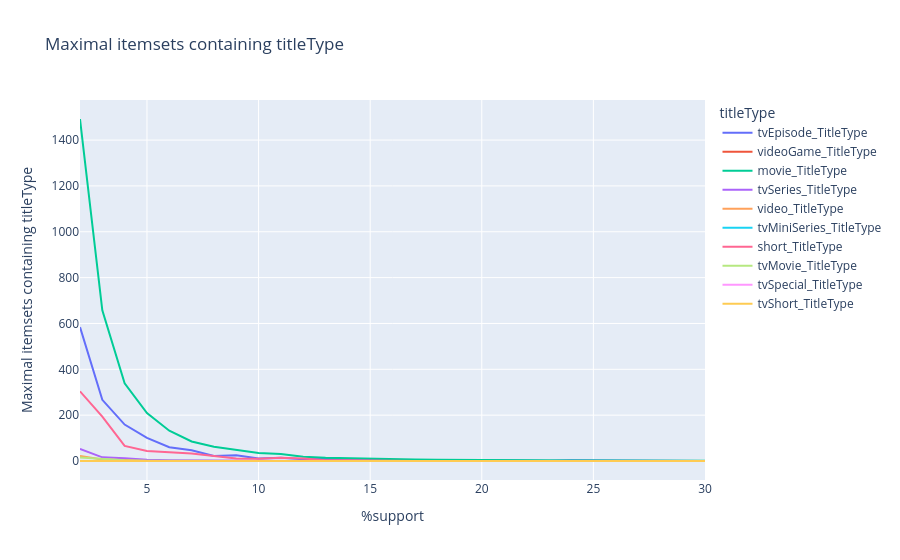

The notebook cell saved with this chart:
### Code cell
x = np.arange(min_sup, max_supp)
fig = go.Figure()

for tt in title_types:
    fig.add_trace(go.Scatter(x=x, y=results[tt], mode='lines', name=tt))

fig.update_layout(
    title="Maximal itemsets containing titleType",
    xaxis_title="%support",
    yaxis_title="Maximal itemsets containing titleType",
    legend_title="titleType"
)
fig.show()

### Figure 1 — Plotly figure (JSON) as saved in the notebook; plotly's stock layout.template omitted (floating-point values rounded to 4 significant figures)
{"data": [{"mode": "lines", "name": "tvEpisode_TitleType", "type": "scatter", "x": [2, 3, 4, 5, 6, 7, 8, 9, 10, 11, 12, 13, 14, 15, 16, 17, 18, 19, 20, 21, 22, 23, 24, 25, 26, 27, 28, 29, 30], "y": [584, 267, 159, 101, 60, 47, 22, 25, 11, 14, 8, 10, 8, 8, 4, 2, 1, 4, 3, 2, 2, 1, 3, 2, 1, 2, 1, 0, 0]}, {"mode": "lines", "name": "videoGame_TitleType", "type": "scatter", "x": [2, 3, 4, 5, 6, 7, 8, 9, 10, 11, 12, 13, 14, 15, 16, 17, 18, 19, 20, 21, 22, 23, 24, 25, 26, 27, 28, 29, 30], "y": [0, 0, 0, 0, 0, 0, 0, 0, 0, 0, 0, 0, 0, 0, 0, 0, 0, 0, 0, 0, 0, 0, 0, 0, 0, 0, 0, 0, 0]}, {"mode": "lines", "name": "movie_TitleType", "type": "scatter", "x": [2, 3, 4, 5, 6, 7, 8, 9, 10, 11, 12, 13, 14, 15, 16, 17, 18, 19, 20, 21, 22, 23, 24, 25, 26, 27, 28, 29, 30], "y": [1492, 657, 339, 209, 132, 85, 62, 50, 35, 31, 19, 14, 13, 12, 10, 7, 5, 4, 6, 3, 2, 2, 2, 2, 2, 2, 1, 1, 1]}, {"mode": "lines", "name": "tvSeries_TitleType", "type": "scatter", "x": [2, 3, 4, 5, 6, 7, 8, 9, 10, 11, 12, 13, 14, 15, 16, 17, 18, 19, 20, 21, 22, 23, 24, 25, 26, 27, 28, 29, 30], "y": [53, 16, 12, 5, 3, 2, 1, 0, 0, 0, 0, 0, 0, 0, 0, 0, 0, 0, 0, 0, 0, 0, 0, 0, 0, 0, 0, 0, 0]}, {"mode": "lines", "name": "video_TitleType", "type": "scatter", "x": [2, 3, 4, 5, 6, 7, 8, 9, 10, 11, 12, 13, 14, 15, 16, 17, 18, 19, 20, 21, 22, 23, 24, 25, 26, 27, 28, 29, 30], "y": [22, 7, 4, 0, 0, 0, 0, 0, 0, 0, 0, 0, 0, 0, 0, 0, 0, 0, 0, 0, 0, 0, 0, 0, 0, 0, 0, 0, 0]}, {"mode": "lines", "name": "tvMiniSeries_TitleType", "type": "scatter", "x": [2, 3, 4, 5, 6, 7, 8, 9, 10, 11, 12, 13, 14, 15, 16, 17, 18, 19, 20, 21, 22, 23, 24, 25, 26, 27, 28, 29, 30], "y": [0, 0, 0, 0, 0, 0, 0, 0, 0, 0, 0, 0, 0, 0, 0, 0, 0, 0, 0, 0, 0, 0, 0, 0, 0, 0, 0, 0, 0]}, {"mode": "lines", "name": "short_TitleType", "type": "scatter", "x": [2, 3, 4, 5, 6, 7, 8, 9, 10, 11, 12, 13, 14, 15, 16, 17, 18, 19, 20, 21, 22, 23, 24, 25, 26, 27, 28, 29, 30], "y": [304, 194, 66, 44, 38, 33, 22, 11, 10, 14, 11, 3, 3, 1, 0, 0, 0, 0, 0, 0, 0, 0, 0, 0, 0, 0, 0, 0, 0]}, {"mode": "lines", "name": "tvMovie_TitleType", "type": "scatter", "x": [2, 3, 4, 5, 6, 7, 8, 9, 10, 11, 12, 13, 14, 15, 16, 17, 18, 19, 20, 21, 22, 23, 24, 25, 26, 27, 28, 29, 30], "y": [15, 8, 3, 1, 0, 0, 0, 0, 0, 0, 0, 0, 0, 0, 0, 0, 0, 0, 0, 0, 0, 0, 0, 0, 0, 0, 0, 0, 0]}, {"mode": "lines", "name": "tvSpecial_TitleType", "type": "scatter", "x": [2, 3, 4, 5, 6, 7, 8, 9, 10, 11, 12, 13, 14, 15, 16, 17, 18, 19, 20, 21, 22, 23, 24, 25, 26, 27, 28, 29, 30], "y": [0, 0, 0, 0, 0, 0, 0, 0, 0, 0, 0, 0, 0, 0, 0, 0, 0, 0, 0, 0, 0, 0, 0, 0, 0, 0, 0, 0, 0]}, {"mode": "lines", "name": "tvShort_TitleType", "type": "scatter", "x": [2, 3, 4, 5, 6, 7, 8, 9, 10, 11, 12, 13, 14, 15, 16, 17, 18, 19, 20, 21, 22, 23, 24, 25, 26, 27, 28, 29, 30], "y": [0, 0, 0, 0, 0, 0, 0, 0, 0, 0, 0, 0, 0, 0, 0, 0, 0, 0, 0, 0, 0, 0, 0, 0, 0, 0, 0, 0, 0]}], "layout": {"legend": {"title": {"text": "titleType"}}, "title": {"text": "Maximal itemsets containing titleType"}, "xaxis": {"title": {"text": "%support"}}, "yaxis": {"title": {"text": "Maximal itemsets containing titleType"}}}}
